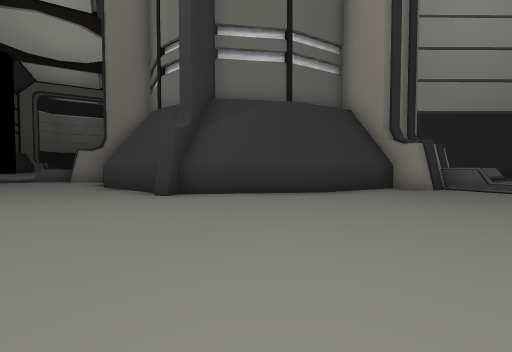
view 1 (above)

22 first-person views from a walk through a Unity game level. The camera is 1.3 m above the floor, tilts 2° down and sees 90° across. The floor is counted in squares, 2 m on a side. Each view is taken from the middle of a square. On the plan, view 1 faces up. The plan holds only what a view shows up to about 9 squares ahead; the rest is blank. The place goes on beyond the plan.

view 2
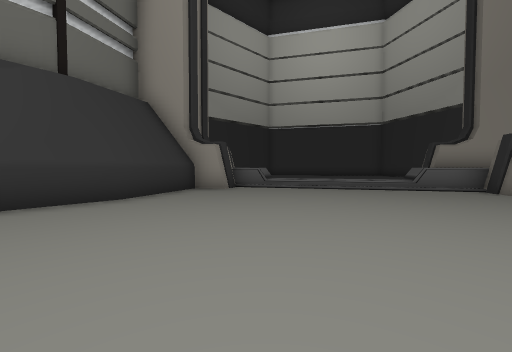

view 3
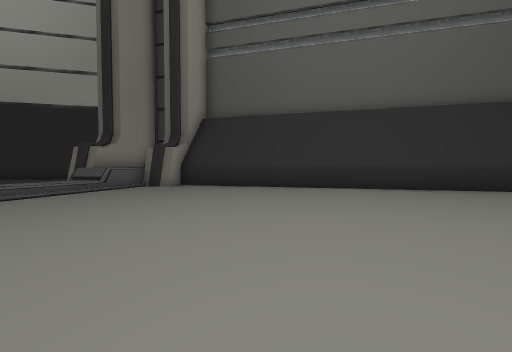

view 4
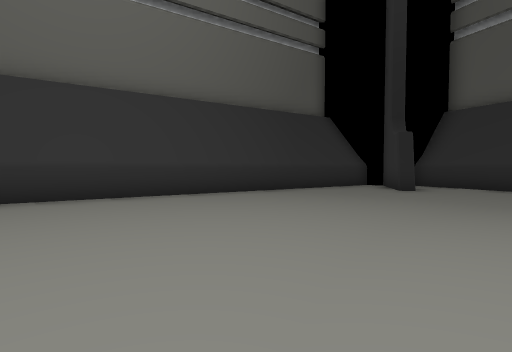

view 5
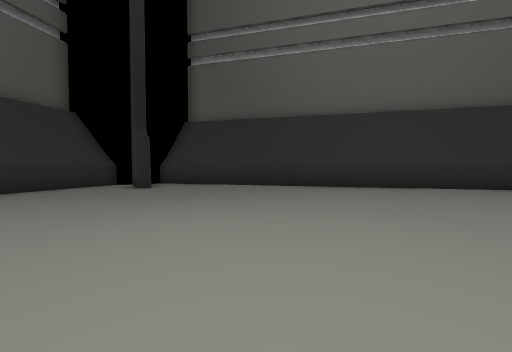

view 6
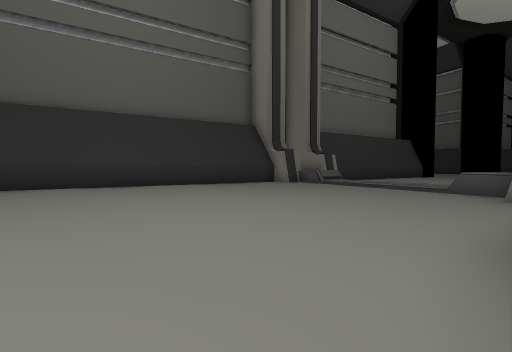

view 7
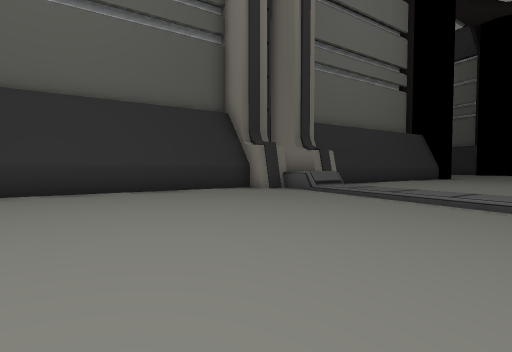

view 8
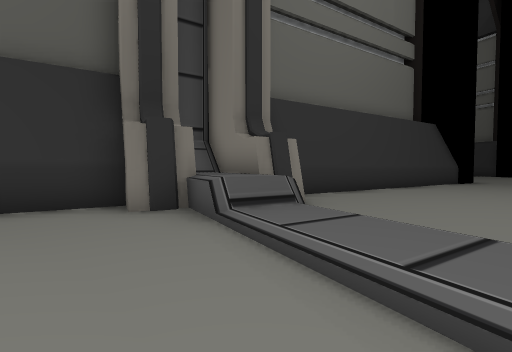

view 9
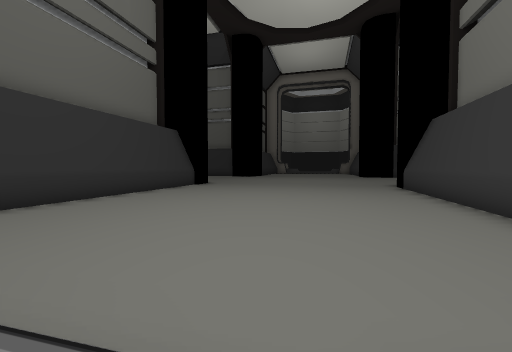

view 10
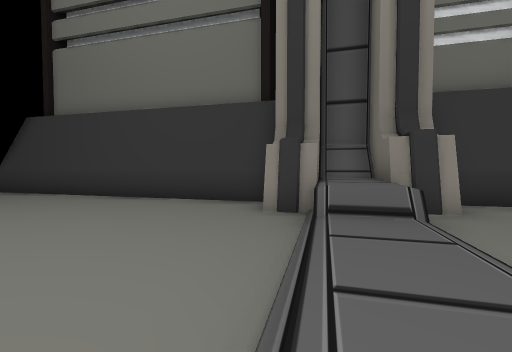

view 11
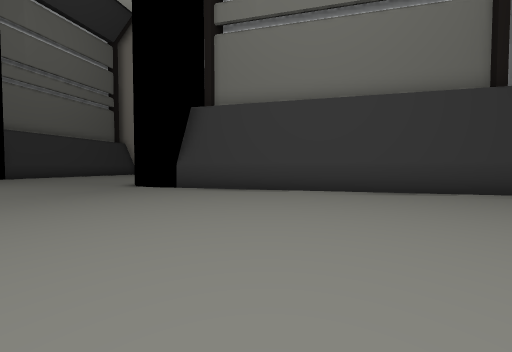

view 12
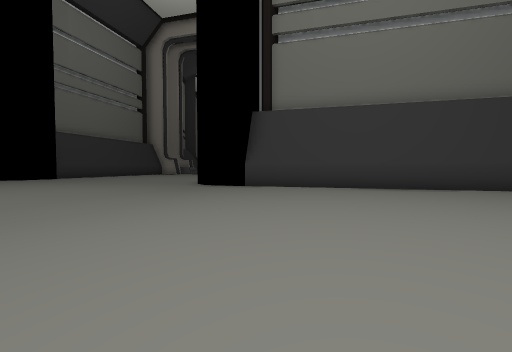

view 13
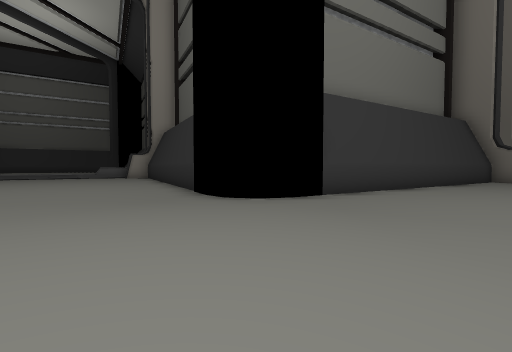

view 14
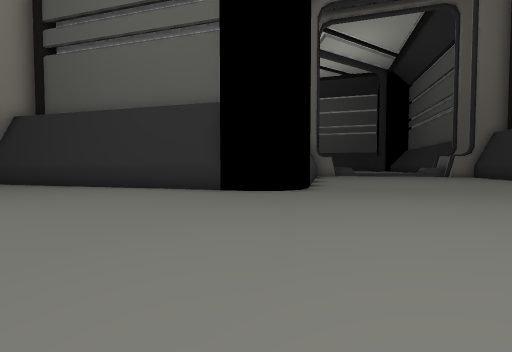

view 15
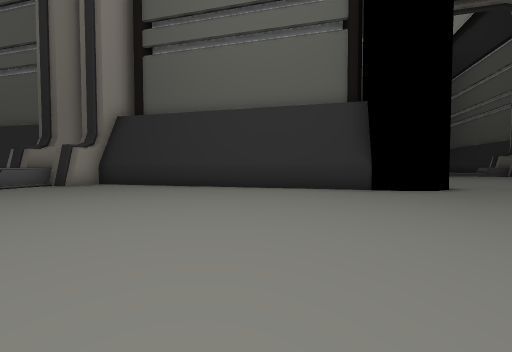

view 16
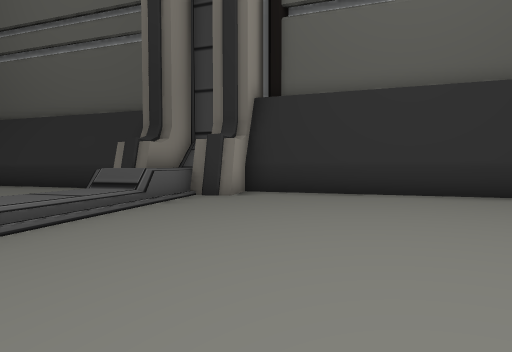

view 17
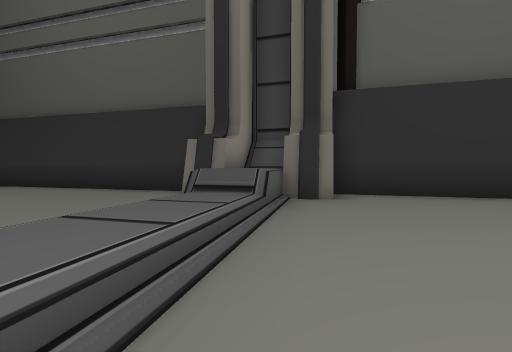

view 18
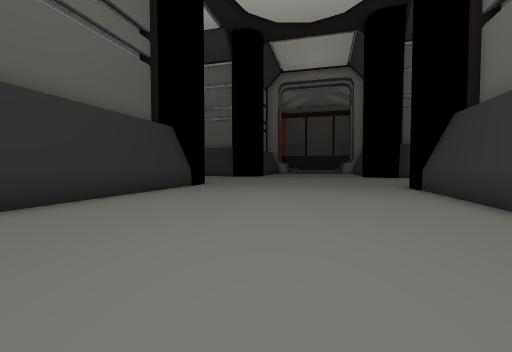

view 19
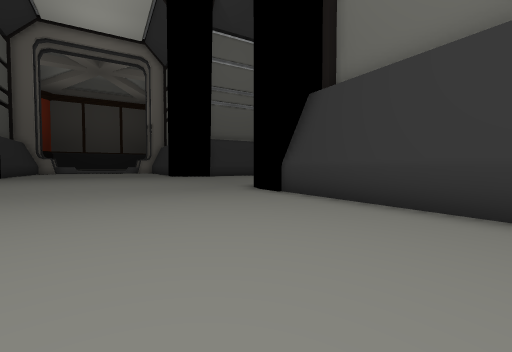

view 20
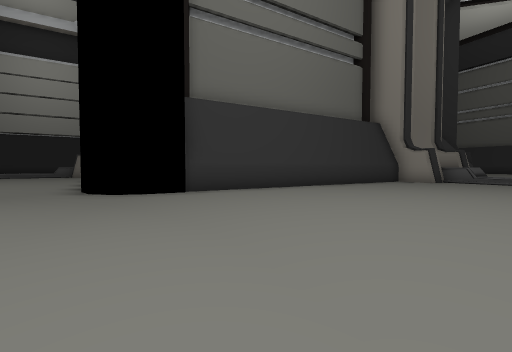

view 21
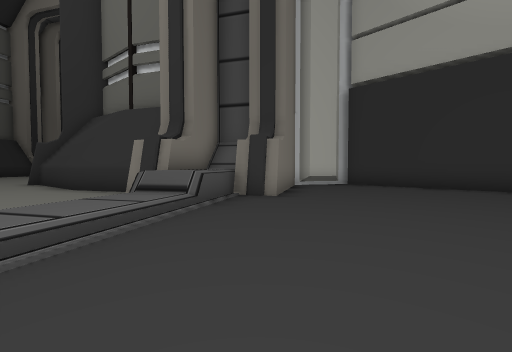

view 22
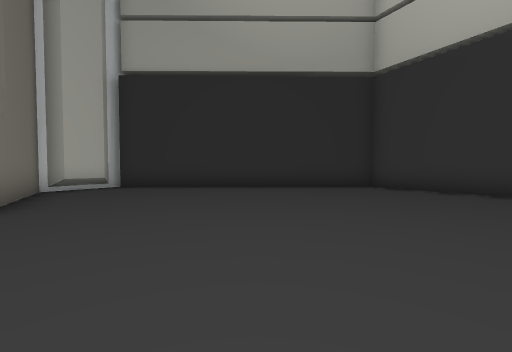

### Floor plan
Key: @ floor where view 1 was taken; # wall or solid block; . main floor; : floor 0.25 m higher than the main floor; - floor 0.25 m lower than the main floor; + floor 0.5 m higher than the main floor; / step, stairs or slope; = window, fence, low wall or low ledge; ^ raised ledge.
Columns run from 19 left of view 1 to 16 right of it. Each row starts with its distance up from view 1.
 36     ###------/:/--------#
 35    ##---------:/-------##
 34   ##----------///----###
 33   -------------^^#-###
 32 ----------------^###
 31 ---------------####
 30 ---------------#
 29 -------------###
 28 -----------###
 27 ---------###
 26 --------##
 25 ------ ##
 24 ------
 23 ------#
 22 ------##
 21 -------##
 20 --------#
 19 --------##
 18 ---------#
 17 ---------##
 16 ----------##
 15 -----------#              #########
 14 #----------##            ##.......##
 13 #---------###           ##.........#
 12 ##-------=^^##          #..........#
 11  #-----//:^###          ##..........
 10  ##-#-/://...##         ###........
  9   ###^//......##        ^^........
  8   #^^^.........##    ####^^......
  7      #..........######..#^/.....
  6      #...........#.......///...
  5      #..................../+...
  4      ##....................+/
  3       ##.................../^##
  2        #....................^^#
  1        ##...................# ^
  0         #..........@.......##
 -1         ##...............###
 -2          #.............###
 -3          ##...........##
 -4             ........###
 -5            #..#...###
 -6            ##.#.###
 -7             #####

Where each view was taken, in squares from view 1:
view 1: 0 up, 0 right, facing up
view 2: 1 up, 0 right, facing up-right
view 3: 5 up, 0 right, facing down-right
view 4: 2 up, 1 left, facing down
view 5: 3 up, 2 left, facing down-left
view 6: 6 up, 3 left, facing left
view 7: 7 up, 6 left, facing left
view 8: 9 up, 10 left, facing left
view 9: 11 up, 10 left, facing up-left
view 10: 10 up, 13 left, facing up-right
view 11: 15 up, 17 left, facing up-right
view 12: 16 up, 19 left, facing up-right
view 13: 24 up, 19 left, facing right
view 14: 30 up, 18 left, facing down-right
view 15: 33 up, 15 left, facing down-right
view 16: 35 up, 9 left, facing down-right
view 17: 36 up, 7 left, facing down-right
view 18: 36 up, 6 left, facing down-left
view 19: 33 up, 10 left, facing left
view 20: 27 up, 15 left, facing up
view 21: 5 up, 11 right, facing up-left
view 22: 6 up, 11 right, facing up
